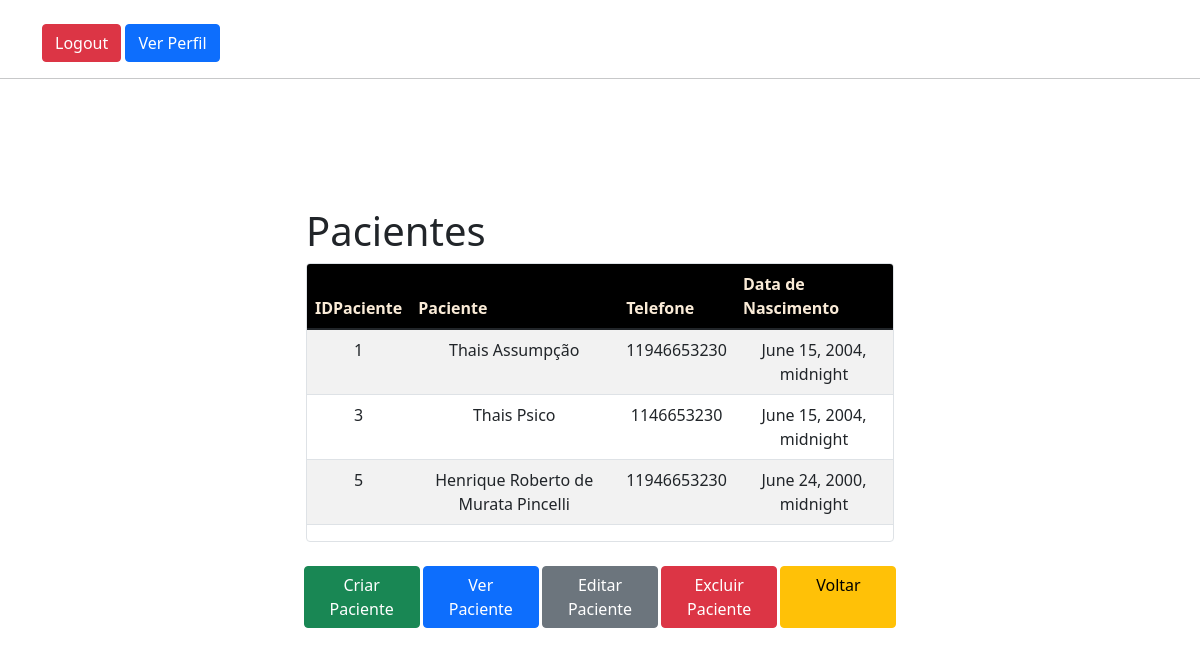
Before: /polls/getpacientesprofissional/ (signed in) with the older database file.
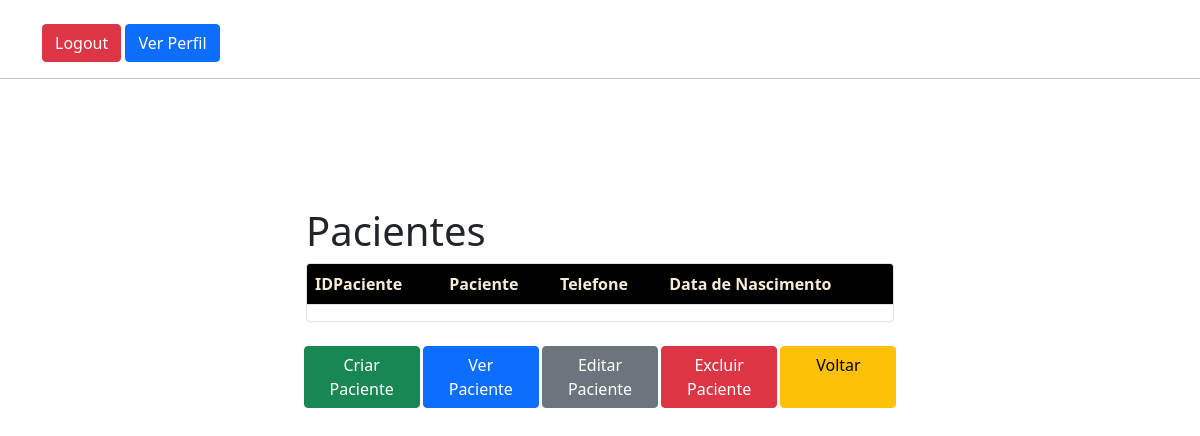
After: the same page with the newer database file.
### polls/models.py (models this page shows, shortened)
class Paciente(models.Model):
    IDPaciente = models.AutoField(primary_key=True)
    IDProfissional = models.ForeignKey(ProfissionalSaude, on_delete=models.CASCADE)
    NomeCompleto = models.CharField(max_length=255)
    Telefone = models.CharField(max_length=20, null=True)
    DataNascimento = models.DateTimeField(null=True)
    Cidade = models.CharField(max_length=255, null=True)
    opcoesDeficiencia = (
        ("defvisual", "Deficiência Visual"),
        ("defauditiva", "Deficiência Auditiva"),
        ("defmotora", "Deficiência Motora"),
        ("defcognitiva", "Deficiência Cognitiva"),
        ("defFalaLinguagem", "Deficiência de Fala e Linguagem"),
        ("defpsicossocialmental", "Deficiência Psicossocial ou Mental"),
        ("defcronicasaude", "Deficiência Crônica de Saúde"),
        ("defsensorial", "Deficiência Sensorial"),
        ("outra", "Outra"),
    )
    Deficiencia = models.CharField(max_length=1000, choices=opcoesDeficiencia)
    Remedio = models.TextField(null=True)
    opcoesEnfermidades = (
        ("infecciosas", "Infecciosas"),
        ("cardiovasculares", "Cardiovasculares"),
        ("respiratorias", "Respiratórias"),
        ("neurologicas", "Neurológicas"),
        ("endocrinas", "Endócrinas"),
        ("gastrointestinais", "Gastrointestinais"),
        ("renais", "Renais"),
        ("musculoesqueleticas", "Musculoesqueléticas"),
        ("psiquiatricas", "Psiquiátricas"),
        ("geneticas", "Genéticas"),
        ("outra", "Outra"),
    )
    Enfermidades = models.CharField(max_length=1000, choices=opcoesEnfermidades)
    opcoesEncaminhamento = (
        ("medico", "Médico"),
        ("escolar", "Escolar"),
        ("profsaude", "Outros Profissionais de Saúde"),
        ("empresarial", "Empresarial"),
        ("assistsocial", "Assistência Social"),
        ("profsaudemental", "Profissionais da Saúde Mental"),
        ("autoprocura", "Autoprocura"),
        ("recomendacao", "Recomendação"),
        ("nenhumaOpcao", "Nenhuma das Opções"),
    )
    Encaminhamento = models.CharField(max_length=255, choices=opcoesEncaminhamento)
    opcoesEstadoCivil = (
        ("solteiro", "Solteiro(a)"),
        ("casado", "Casado(a)"),
        ("divorciado", "Divorciado(a)"),
        ("viuvo", "Viúvo(a)"),
        ("separado", "Separado(a)"),
        ("uniaoestavel", "União Estável (ou Convivência Marital)"),
        ("casadoseparacao", "Casado(a) com Separação de Bens"),
        ("casadouniversal", "Casado(a) sob Regime de Comunhão Universal de Bens"),
        ("casadoparcial", "Casado(a) sob Regime de Comunhão Parcial de Bens"),
        ("casadofinal", "Casado(a) sob Regime de Participação Final nos Aquestos"),
    )
    EstadoCivil = models.CharField(max_length=255, choices=opcoesEstadoCivil)
    Cor = models.CharField(max_length=255, null=True)
    CreatedAt = models.DateTimeField()
    UpdatedAt = models.DateTimeField()
    Active = models.BooleanField()
    IDReference = models.TextField(max_length=255)

### polls/views.py (the view)
# urls.py: path("getpacientesprofissional/", views.GetPacientesProfissional, name="GetPacientesProfissional"),
@login_required
def GetPacientesProfissional(request):
    context = {}
    paciente = Paciente.objects.filter(IDReference=request.user.id, Active=True)
    pacienteData = [{
        "IDPaciente": item.IDPaciente,
        "NomeCompleto": item.NomeCompleto,
        "Telefone": item.Telefone,
        "DataNascimento": item.DataNascimento,
        "Cidade": item.Cidade,
        "Deficiencia": item.Deficiencia,
        "Remedio": item.Remedio,
        "Enfermidades": item.Enfermidades,
        "Encaminhamento": item.Encaminhamento,
        "EstadoCivil": item.EstadoCivil
    } for item in paciente]
    context["paciente"] = pacienteData
    return render(request, "reads/getpacientesprofissional.html", context)

### templates/reads/getpacientesprofissional.html (shortened to what this page needs)
{% extends "base.html" %}
{% load static %}
{% load bootstrap_icons %}
{% load widget_tweaks %}
{% block content %}
<div class="col-md-6">
  <h1>Pacientes</h1>
  <div style="overflow: auto;max-height: 25rem;" class=" table-responsive-xl overflow-auto border rounded col card">
    <table id="tabe-requests" class="table table-striped" style="overflow: auto;max-height: 25rem;">
      <thead style="background-color: black;color: antiquewhite;">
        <tr>
          <th scope="col">IDPaciente</th>
          <th scope="col">Paciente</th>
          <th scope="col">Telefone</th>
          <th scope="col">Data de Nascimento</th>
        </tr>
      </thead>
      <tbody style="overflow-y: scroll; max-height: 25rem;" class="text-center">
        {% for pacient in paciente %}
        <tr>
          <td>{{pacient.IDPaciente}}</td>
          <td>{{pacient.NomeCompleto}}</td>
          <td>{{pacient.Telefone}}</td>
          <td>{{pacient.DataNascimento}}</td>
        </tr>
        {% endfor %}
      </tbody>
    </table>
  </div>
<div class="row" style="padding: 0.5rem;">
  <a style="margin: 0.1rem; margin-top: 1rem;"  href="{% url 'workinator:CadastroPaciente' %}" class=" col btn btn-success">Criar Paciente</a>
  <a style="margin: 0.1rem; margin-top: 1rem;"  href="{% url 'workinator:GetPaciente' %}" class=" col btn btn-primary">Ver Paciente</a>
  <a style="margin: 0.1rem; margin-top: 1rem;"  href="{% url 'workinator:AtualizaPaciente' %}" class=" col btn btn-secondary">Editar Paciente</a>
  <a style="margin: 0.1rem; margin-top: 1rem;"  href="{% url 'workinator:DeletePaciente' %}" class=" col btn btn-danger">Excluir Paciente</a>
  <a style="margin: 0.1rem; margin-top: 1rem;"  href="{% url 'workinator:GetConsultasProfissional' %}" class=" col btn btn-warning">Voltar</a>
</div>
{% endblock %}

### templates/base.html (shortened to what this page needs)
{% load static %}
{% load bootstrap_icons %}
<!DOCTYPE html>
<html lang="en">
<head>
    <link href="https://cdn.jsdelivr.net/npm/bootstrap@5.1.3/dist/css/bootstrap.min.css" rel="stylesheet">
    <link href="https://cdn.jsdelivr.net/npm/bootstrap-icons@1.11.0/font/bootstrap-icons.css" rel="stylesheet">
    <link rel="stylesheet" type="text/css" href="{% static 'css/base/styles.css' %}">
</head>
{% if user.is_authenticated %}
<div class="container mt-4">
    <div class="row">
      <div>
        {% if user.is_authenticated %}
        <a href="{% url 'workinator:Logout' %}" class="btn btn-danger">Logout</a>
        {% endif %}
        <a href="{% url 'workinator:GetProfissionalSaude' %}" class="btn btn-primary">Ver Perfil</a>
      </div>
    </div>
  </div>
  <hr>
{% endif %}
<body>
    <div id="container">
        <div id="content">
            <div class="row justify-content-center">
                {% block content %}
                {% endblock %}
            </div>
        </div>
    </div>
</body>
</html>

### static/css/base/styles.css (style rules this page uses)
#container { min-height: 100%; position: relative; margin-top: 8rem; margin-bottom: -0.02rem; }
#content { margin-bottom: 5rem; }

Changed rows visible on the page:
removed Paciente: NomeCompleto "Thais Assumpção", Telefone "11946653230", DataNascimento "June 15, 2004, midnight"
removed Paciente: NomeCompleto "Thais Psico", Telefone "1146653230", DataNascimento "June 15, 2004, midnight"
removed Paciente: NomeCompleto "Henrique Roberto de Murata Pincelli", Telefone "11946653230", DataNascimento "June 24, 2000, midnight"
Other visible differences:
list line gone: "1"
list line gone: "3"
list line gone: "5"
